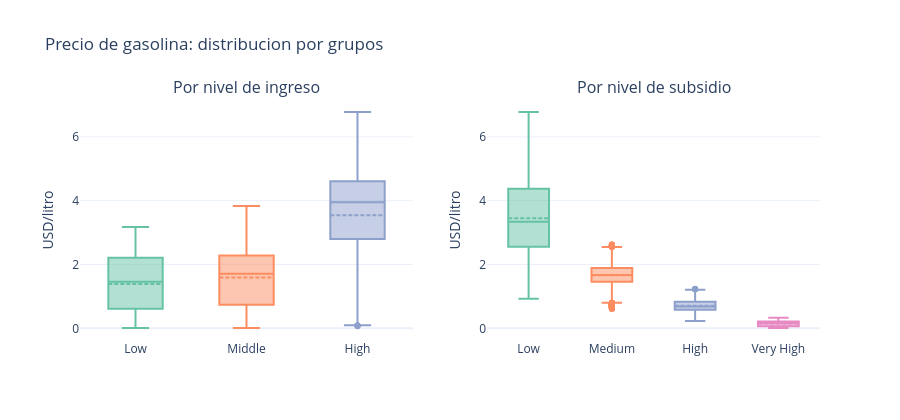

Notebook code for this chart:
### Markdown cell above
### 4.4 Distribuciones por nivel de ingreso y subsidio

### Code cell
fig = make_subplots(rows=1, cols=2,
                    subplot_titles=['Por nivel de ingreso', 'Por nivel de subsidio'])

for lvl, color in zip(INCOME_ORDER, COLOR_SEQ):
    sub = df[df['income_level'].astype(str) == lvl]['petrol_usd_liter'].dropna()
    fig.add_trace(go.Box(y=sub, name=lvl, marker_color=color, boxmean=True), row=1, col=1)

for lvl, color in zip(SUBSIDY_ORDER, COLOR_SEQ):
    sub = df[df['subsidy_level'].astype(str) == lvl]['petrol_usd_liter'].dropna()
    fig.add_trace(go.Box(y=sub, name=lvl, marker_color=color, boxmean=True), row=1, col=2)

fig.update_layout(template=TEMPLATE, showlegend=False, height=420,
                  title='Precio de gasolina: distribucion por grupos',
                  yaxis_title='USD/litro', yaxis2_title='USD/litro')
fig.show()

### Figure 1 — Plotly figure (JSON) as saved in the notebook; plotly's stock layout.template omitted (floating-point values rounded to 4 significant figures; data arrays with more than 128 entries replaced by an {"elided": "..."} marker saying what was removed)
{"data": [{"boxmean": true, "marker": {"color": "rgb(102,194,165)"}, "name": "Low", "type": "box", "xaxis": "x", "y": {"elided": "7521 float values"}, "yaxis": "y"}, {"boxmean": true, "marker": {"color": "rgb(252,141,98)"}, "name": "Middle", "type": "box", "xaxis": "x", "y": {"elided": "9483 float values"}, "yaxis": "y"}, {"boxmean": true, "marker": {"color": "rgb(141,160,203)"}, "name": "High", "type": "box", "xaxis": "x", "y": {"elided": "10464 float values"}, "yaxis": "y"}, {"boxmean": true, "marker": {"color": "rgb(102,194,165)"}, "name": "Low", "type": "box", "xaxis": "x2", "y": {"elided": "14388 float values"}, "yaxis": "y2"}, {"boxmean": true, "marker": {"color": "rgb(252,141,98)"}, "name": "Medium", "type": "box", "xaxis": "x2", "y": {"elided": "5886 float values"}, "yaxis": "y2"}, {"boxmean": true, "marker": {"color": "rgb(141,160,203)"}, "name": "High", "type": "box", "xaxis": "x2", "y": {"elided": "3924 float values"}, "yaxis": "y2"}, {"boxmean": true, "marker": {"color": "rgb(231,138,195)"}, "name": "Very High", "type": "box", "xaxis": "x2", "y": {"elided": "3270 float values"}, "yaxis": "y2"}], "layout": {"annotations": [{"font": {"size": 16}, "showarrow": false, "text": "Por nivel de ingreso", "x": 0.225, "xanchor": "center", "xref": "paper", "y": 1, "yanchor": "bottom", "yref": "paper"}, {"font": {"size": 16}, "showarrow": false, "text": "Por nivel de subsidio", "x": 0.775, "xanchor": "center", "xref": "paper", "y": 1, "yanchor": "bottom", "yref": "paper"}], "height": 420, "showlegend": false, "title": {"text": "Precio de gasolina: distribucion por grupos"}, "xaxis": {"anchor": "y", "domain": [0, 0.45]}, "xaxis2": {"anchor": "y2", "domain": [0.55, 1]}, "yaxis": {"anchor": "x", "domain": [0, 1], "title": {"text": "USD/litro"}}, "yaxis2": {"anchor": "x2", "domain": [0, 1], "title": {"text": "USD/litro"}}}}
